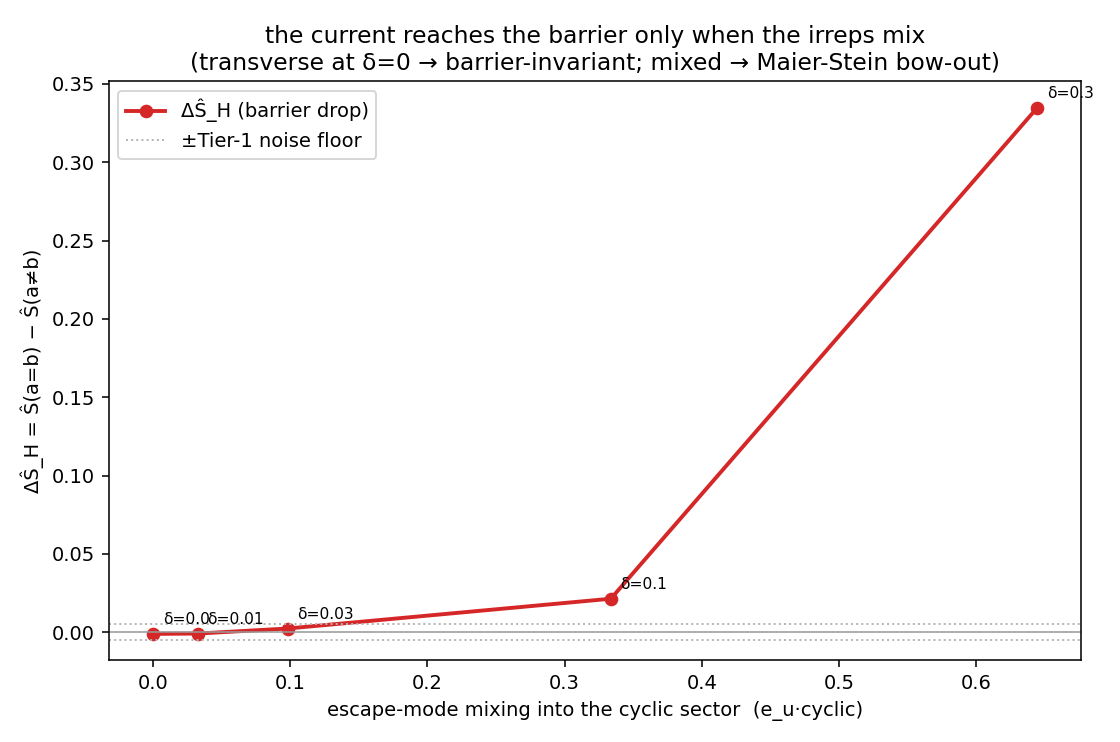

The Python source for this figure:
r"""gmam_mixing_test.py -- the selection-rule test: does irrep-MIXING let the current reach the barrier?

The transverse-decomposition reading says the protected current is barred from ΔV only while it stays
transverse to the escape mode (different irreps). gmam_symmetry_break_probe.py showed a within-group Z3
break δ rotates the escape mode into the cyclic sector ∝ δ -- i.e. δ MIXES the irreps. So the prediction
(the Maier-Stein dichotomy, realized inside the substrate):
    ΔŜ_H(δ) = Ŝ(a=b) − Ŝ(a≠b)  is ≈0 at δ=0 (transverse, barrier-invariant) and TURNS ON as δ grows
    (the current acquires a ∇V-component, the instanton bows out, the barrier drops).
If ΔŜ stays flat even at large mixing, the protection is stronger than the selection rule -- also informative.

Same gMAM as the rest (validated on Maier-Stein). Saddle by Newton, attractor by settling, on field_broken.
"""
from __future__ import annotations
import sys
from pathlib import Path
import numpy as np
try:
    sys.stdout.reconfigure(encoding="utf-8")
except (AttributeError, ValueError):
    pass
import matplotlib
matplotlib.use("Agg")
import matplotlib.pyplot as plt

sys.path.insert(0, str(Path(__file__).resolve().parent))
from gmam_symmetry_break_probe import field_broken, CYC, V_BRK, MU, F0, AB
from gmam_current_aids import a_inv, gmam_minimize, initial_path, within_group_spread

OUT = Path(__file__).resolve().parent
OFF, ON = (0.75, 0.75), (0.5, 1.0)


def jac(x, a, b, delta, h=1e-6):
    J = np.zeros((6, 6))
    for k in range(6):
        e = np.zeros(6); e[k] = h
        J[:, k] = (field_broken((x + e)[None, :], a, b, delta)[0]
                   - field_broken((x - e)[None, :], a, b, delta)[0]) / (2 * h)
    return J


def saddle_newton(a, b, delta, x0):
    x = x0.copy()
    for _ in range(100):
        Fv = field_broken(x[None, :], a, b, delta)[0]
        dx = np.linalg.solve(jac(x, a, b, delta), -Fv)
        x = x + dx
        if np.linalg.norm(dx) < 1e-12:
            break
    return x


def attractor(a, b, delta, bias=0.05, T=1500.0, dt=0.01):
    X = np.clip(np.array([1 + bias, 1 + bias, 1 + bias, 1 - bias, 1 - bias, 1 - bias]) / 3.0, 1e-12, None)
    for _ in range(int(T / dt)):
        X = np.clip(X + field_broken(X[None, :], a, b, delta)[0] * dt, 1e-12, None)
    return X


def escape_cyclic(delta, xS):
    """how much the escape mode has rotated into the cyclic sector at this δ (the mixing)."""
    w, V = np.linalg.eig(jac(xS, *OFF, delta)); w = w.real; V = V.real
    eu = V[:, int(np.argmax(w))]; eu = eu / np.linalg.norm(eu)
    return float(np.sqrt(sum((eu @ c) ** 2 for c in CYC)))


def gmam_S(a, b, delta, x0):
    xS = saddle_newton(a, b, delta, x0)
    xA = attractor(a, b, delta)
    drift = lambda X: field_broken(X, a, b, delta)                  # noqa: E731
    ainv = lambda X: a_inv(X, "demographic", 1e-4)                  # noqa: E731
    path, S, _ = gmam_minimize(initial_path(xA, xS), drift, ainv, clip_pos=True,
                               n_iter=40000, dtau=5e-4, reparam_every=100, mom=0.95)
    return S, within_group_spread(path), xS


def main():
    m0 = F0 / (1.0 + AB + 3.0 * MU); x0 = np.full(6, m0)
    deltas = [0.0, 0.01, 0.03, 0.1, 0.3]
    print("=" * 90)
    print("mixing test -- does ΔŜ_H turn on as the irrep-break δ mixes the current into the escape mode?")
    print("   prediction (selection rule): ΔŜ≈0 at δ=0 (transverse), grows with δ (Maier-Stein boundary).")
    print("=" * 90)
    print(f"   {'δ':>6} {'e_u·cyc(mix)':>13} {'Ŝ(a=b)':>9} {'Ŝ(a≠b)':>9} {'ΔŜ':>9} {'sp_off':>7} {'sp_on':>7}")
    rows = []
    for d in deltas:
        mix = escape_cyclic(d, saddle_newton(*OFF, d, x0))
        Soff, spoff, _ = gmam_S(*OFF, d, x0)
        Son, spon, _ = gmam_S(*ON, d, x0)
        rows.append(dict(d=d, mix=mix, Soff=Soff, Son=Son, dS=Soff - Son, spoff=spoff, spon=spon))
        print(f"   {d:>6.2f} {mix:>13.3e} {Soff:>9.4f} {Son:>9.4f} {Soff-Son:>+9.4f} "
              f"{spoff:>7.4f} {spon:>7.4f}")

    dS0 = abs(rows[0]["dS"]); dSmax = rows[-1]["dS"]
    floor = 0.005                                                   # the gMAM Tier-1 noise floor at this regime
    turns_on = (dS0 < floor) and (dSmax > 3 * floor)
    print("\n" + "-" * 90)
    print(f"   ΔŜ(δ=0)={rows[0]['dS']:+.4f} (≈0, transverse)   ΔŜ(δ={deltas[-1]})={dSmax:+.4f}")
    print(f"   VERDICT: {'SELECTION RULE CONFIRMED -- mixing the irreps turns ON a barrier effect' if turns_on else 'no clear turn-on -- protection survives mixing (stronger than the selection rule)'}")
    print(f"   (interpretation: in isolation the current is barred from ΔV; the irrep-mix is the cross-rule /")
    print(f"    Maier-Stein boundary where the instanton can bow out and harvest the now-aligned current.)")
    print("-" * 90)

    d = np.array([r["d"] for r in rows]); dS = np.array([r["dS"] for r in rows])
    mix = np.array([r["mix"] for r in rows])
    fig, ax = plt.subplots(figsize=(8, 5.3))
    ax.plot(mix, dS, "-o", color="#d62728", lw=2, label="ΔŜ_H (barrier drop)")
    ax.axhline(0, color="0.6", lw=0.8); ax.axhline(floor, color="0.7", ls=":", lw=1)
    ax.axhline(-floor, color="0.7", ls=":", lw=1, label="±Tier-1 noise floor")
    for r in rows:
        ax.annotate(f"δ={r['d']}", (r["mix"], r["dS"]), textcoords="offset points", xytext=(5, 5), fontsize=8)
    ax.set_xlabel("escape-mode mixing into the cyclic sector  (e_u·cyclic)")
    ax.set_ylabel("ΔŜ_H = Ŝ(a=b) − Ŝ(a≠b)")
    ax.set_title("the current reaches the barrier only when the irreps mix\n"
                 "(transverse at δ=0 → barrier-invariant; mixed → Maier-Stein bow-out)")
    ax.legend(); fig.tight_layout()
    fig.savefig(OUT / "gmam_mixing_test.png", dpi=140); plt.close(fig)
    print(f"\n   figure -> gmam_mixing_test.png")


if __name__ == "__main__":
    main()
